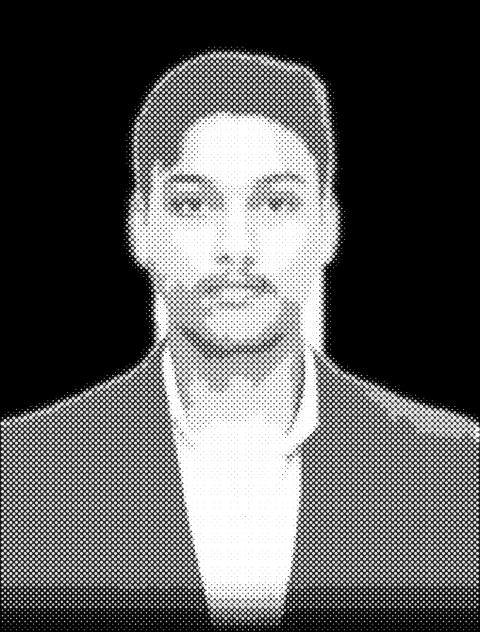
#> input picture scripts/portrait-halftone.png, 480 x 632 px, found by its file name
$ python make_reveal.py
#> lines starting #> are read from the running program, lines starting #| are printed output that depends on the picture
"""Build assets/portrait-reveal.gif: top-to-bottom CRT-style scan reconstruction of the halftone portrait.
Run:  python3 scripts/make_portrait.py && python3 scripts/make_reveal.py   (from repo root)
"""
import numpy as np
from PIL import Image, ImageDraw, ImageFont, ImageFilter

CW, CH = 1000, 660
PX, PY = 56, 14                      # portrait origin
FPS = 10
F = "/usr/share/fonts/truetype/dejavu/"
mono  = lambda s: ImageFont.truetype(F+"DejaVuSansMono.ttf", s)
monoB = lambda s: ImageFont.truetype(F+"DejaVuSansMono-Bold.ttf", s)
big   = ImageFont.truetype(F+"DejaVuSansCondensed-Bold.ttf", 70)

portrait = np.array(Image.open("scripts/portrait-halftone.png").convert("L")).astype(np.float32)
PH, PW = portrait.shape
#> PH = 632; PW = 480
rng = np.random.default_rng(7)
grain = rng.normal(0, 3.0, (CH, CW)).astype(np.float32)            # static -> compresses well
scan_rows = np.where(np.arange(CH) % 3 == 0, 0.90, 1.0).astype(np.float32)[:, None]

def grid():
    g = np.zeros((CH, CW), np.float32)
    g[::40, :] = 14; g[:, ::40] = 14
    return g
GRID = grid()

def ease(x): x = min(max(x, 0), 1); return x*x*(3-2*x)

def text_layer(draw_fn):
    im = Image.new("L", (CW, CH), 0); draw_fn(ImageDraw.Draw(im)); return np.array(im).astype(np.float32)

def corners(d, v):
    x0, y0, x1, y1, L = PX-14, PY-2, PX+PW+14, PY+PH+2, 22
    for (x, y, sx, sy) in [(x0,y0,1,1),(x1,y0,-1,1),(x0,y1,1,-1),(x1,y1,-1,-1)]:
        d.line([(x,y),(x+sx*L,y)], fill=v, width=1); d.line([(x,y),(x,y+sy*L)], fill=v, width=1)

def frame(t, total):
    canvas = GRID.copy() * (0.4 + 0.6*ease(t/0.6))
    scan_t = (t - 0.6) / 2.6                      # 0.6s .. 3.2s
    p = ease(scan_t)
    y = int(p * PH)
    done = scan_t >= 1

    # ---- portrait, revealed above scanline
    if scan_t > 0:
        img = np.zeros((CH, CW), np.float32)
        rows = portrait.copy()
        rows[y:] = 0
        # phosphor: rows just above the line burn brighter, then settle
        for k in range(1, 46):
            r = y - k
            if 0 <= r < PH: rows[r] = np.minimum(255, rows[r] * (1 + 0.55*np.exp(-k/12.0)))
        # tiny horizontal tear around the line
        if not done:
            for k in range(0, 16):
                r = y - k
                if 0 <= r < PH:
                    sh = int(round(5*np.sin(r*0.9 + t*40) * np.exp(-k/6.0)))
                    rows[r] = np.roll(rows[r], sh)
        img[PY:PY+PH, PX:PX+PW] = rows
        canvas = np.maximum(canvas, img)
        # scanline + glow
        if not done and 0 < y < PH:
            ly = PY + y
            glow = np.zeros((CH, CW), np.float32)
            glow[ly:ly+2, PX-30:PX+PW+30] = 255
            gb = np.array(Image.fromarray(glow.astype(np.uint8)).filter(ImageFilter.GaussianBlur(7))).astype(np.float32)
            canvas = np.maximum(canvas, glow*0.95 + gb*1.6)
            # faint ghost of what's coming: 6 rows below the line, very dim
            ghost = np.zeros((CH, CW), np.float32)
            ghost[PY+y:PY+min(PH, y+60), PX:PX+PW] = portrait[y:min(PH, y+60)] * 0.10 * np.linspace(1, 0, min(PH,y+60)-y)[:, None]
            canvas = np.maximum(canvas, ghost)

    # ---- overlays
    def labels(d):
        tx = 600
        a = ease(t/0.5)
        d.text((tx, 40), "PORTRAIT RECONSTRUCTION", font=mono(15), fill=int(150*a))
        d.line([(tx, 66), (CW-56, 66)], fill=int(70*a), width=1)
        if t < 0.6:
            n = int(t/0.6*18); d.text((tx, 84), ("INITIALIZING VISION")[:n] + ("_" if int(t*8)%2==0 else ""), font=mono(15), fill=170)
        else:
            pct = int(round(100*min(1, max(0, scan_t))))
            d.text((tx, 84), "SCAN", font=mono(15), fill=150)
            d.text((tx+80, 84), f"{pct:03d}%", font=monoB(15), fill=235)
            d.text((tx, 108), "ROW", font=mono(15), fill=150)
            d.text((tx+80, 108), f"{min(PH, y):04d} / {PH:04d}", font=mono(15), fill=200)
            bw = CW-56-tx; d.rectangle([tx, 140, tx+bw, 143], outline=70)
            d.rectangle([tx, 140, tx+int(bw*min(1,max(0,scan_t))), 143], fill=235)
    canvas = np.maximum(canvas, text_layer(labels))

    if scan_t > 0.02:
        canvas = np.maximum(canvas, text_layer(lambda d: corners(d, 110)))

    # ---- identity block (3.8s .. 4.6s)
    ia = ease((t - 3.9)/0.7)
    if ia > 0:
        def ident(d):
            tx = 600
            d.text((tx-3, 262), "VEDANTH", font=big, fill=int(250*ia))
            d.text((tx-3, 342), "RAI", font=big, fill=int(250*ia))
            d.text((tx, 462), "AI / SOFTWARE SYSTEMS", font=monoB(21), fill=int(230*ia))
            d.text((tx, 498), "BANGALORE · INDIA", font=mono(16), fill=int(150*ia))
            d.line([(tx, 540), (CW-56, 540)], fill=int(90*ia), width=1)
            d.text((tx, 560), "IDENTITY LOADED.", font=monoB(19), fill=int(245*ia))
            if ia >= 1 and int(t*2) % 2 == 0:
                d.rectangle([tx+232, 562, tx+244, 580], fill=235)
        canvas = np.maximum(canvas, text_layer(ident))

    out = canvas * scan_rows + grain
    q = (np.clip(out,0,255)/255*39).round()/39*255
    return Image.fromarray(q.astype(np.uint8), "L")

frames, durs = [], []
T_ACTIVE = 5.0
n = int(T_ACTIVE*FPS)
for i in range(n):
    frames.append(frame(i/FPS, T_ACTIVE)); durs.append(int(1000/FPS))
#> this loop made 50 passes
#> pass 1, in frame, `out = canvas * scan_rows + grain`:
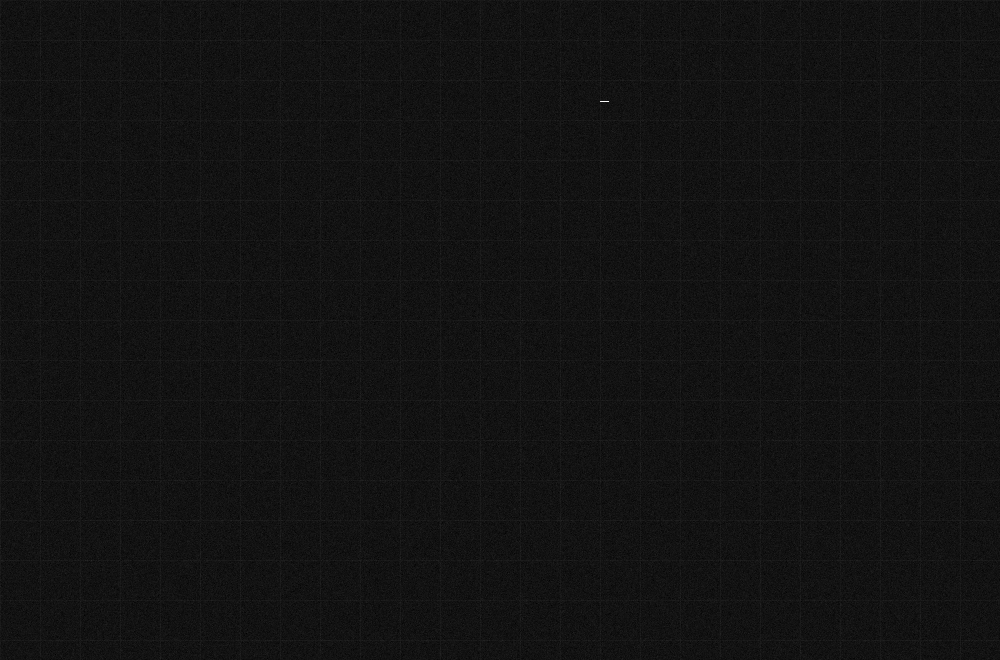
#> out: shape (660, 1000) float32; min -13.76, max 175.4, mean 0.3; drawn with min black and max white
#> after the loop, durs = 50 values from 100 to 100; frames = 50 items
# hold complete identity (cursor blinks at 2 Hz), then fade to black and loop
hold = 5.0
for i in range(int(hold*FPS)):
    frames.append(frame(T_ACTIVE + i/FPS, T_ACTIVE)); durs.append(int(1000/FPS))
#> this loop made 50 passes
#> pass 1, in frame (call 51), `canvas = np.maximum(canvas, img)`:
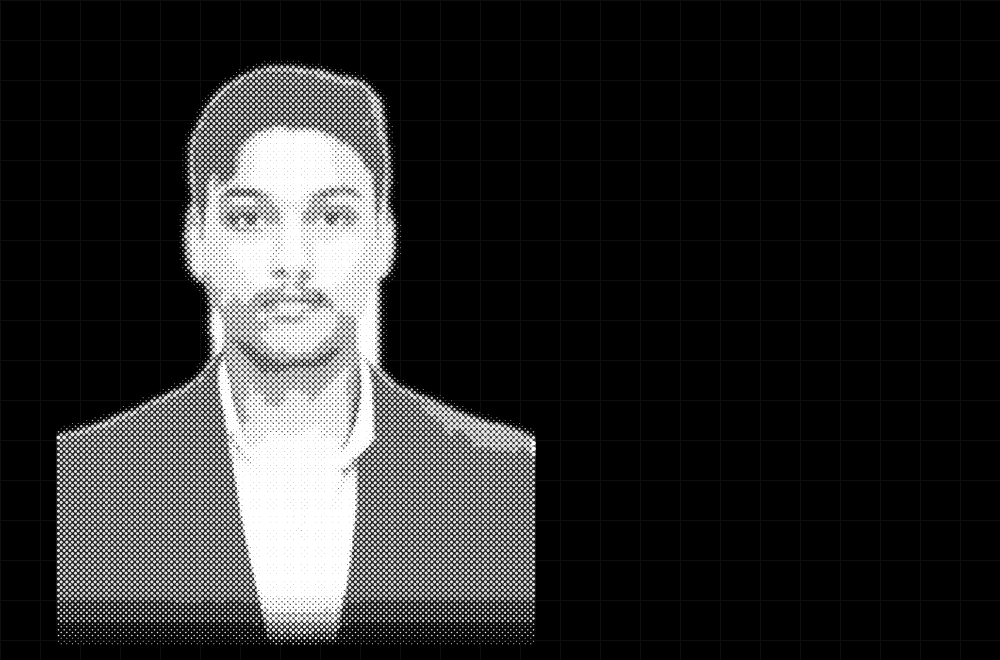
#> canvas: shape (660, 1000) float32; min 0, max 255, mean 42.5
#> pass 1, in frame (call 51), `canvas = np.maximum(canvas, text_layer(ident))`:
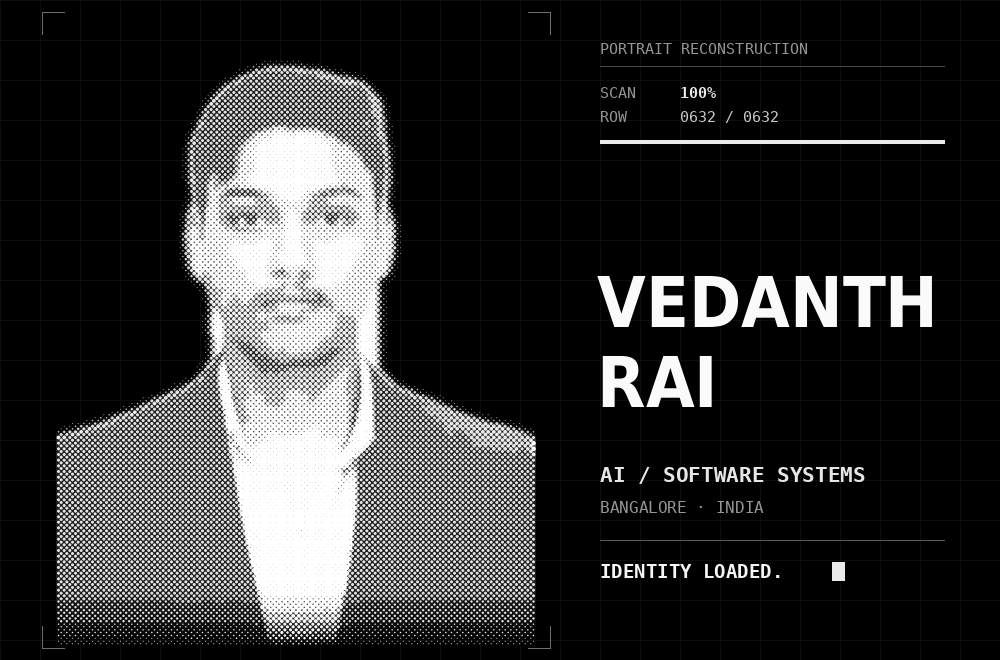
#> canvas: shape (660, 1000) float32; min 0, max 255, mean 49.1
#> after the loop, durs = 100 values from 100 to 100; frames = 100 items
last = np.array(frames[-1]).astype(np.float32)
for i in range(1, 6):
    frames.append(Image.fromarray((last*(1-i/5)).astype(np.uint8), "L")); durs.append(int(1000/FPS))
#> after the loop, durs = 105 values from 100 to 100; frames = 105 items

frames[0].save("assets/portrait-reveal.gif", save_all=True, append_images=frames[1:], duration=durs,
               loop=0, optimize=True, disposal=1)
print(len(frames), "frames", sum(durs)/1000, "s")
#| 105 frames 10.5 s
